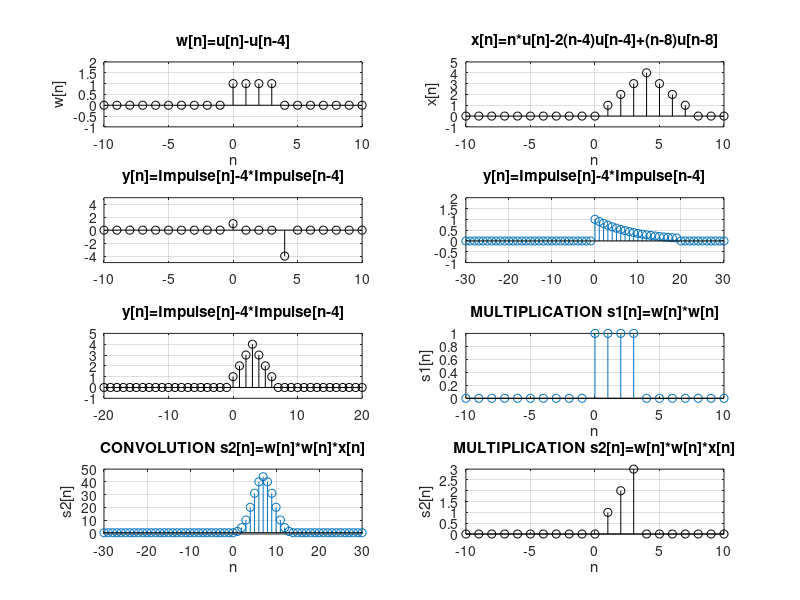

Reproduce this figure in MATLAB.
clc 
clear all 
close all
n=-10:10;
u1=[zeros(1,10),ones(1,11)];%u(n)
u2=[zeros(1,14),ones(1,7)];%u(n-4)

% i)
w=u1-u2;
subplot(4,2,1)
stem(n,w,'k')
grid on
axis([-10 10 -1 2])
title('w[n]=u[n]-u[n-4]');
ylabel('w[n]');
xlabel('n');


% ii)
u3=[zeros(1,18),ones(1,3)];%u(n-8)
x=(n.*u1)-(2.*(n-4).*u2)+((n-8).*u3);
subplot(4,2,2)
stem(n,x,'k')
grid on
axis([-10 10 -1 5])
title('x[n]=n*u[n]-2(n-4)u[n-4]+(n-8)u[n-8]')
xlabel('n')
ylabel('x[n]')


% iii)
z1=[zeros(1,10),1,zeros(1,10)];
z2=[zeros(1,14),1,zeros(1,6)];
y=z1-4*z2;
subplot(4,2,3)
stem(n,y,'k')
grid on
axis([-10 10 -5 5])
title('y[n]=Impulse[n]-4*Impulse[n-4]')


% iv)
n99=-30:30
u991=[zeros(1,30),ones(1,31)];%u(n99)
u992=[zeros(1,50),ones(1,11)];%u(n99-20)
u994=[zeros(1,50),ones(1,11)];%u(n99-20)
z=(0.9.^n99).*(u991-u994);
subplot(4,2,4)
stem(n99,z)
grid on
axis([-30 30 -1 2])
title('y[n]=Impulse[n]-4*Impulse[n-4]')


% v)convolution

s1=[conv(w,w)]
n1=-20:20
subplot(4,2,5)
stem(n1,s1,'k')
grid on
axis([-20 20 -1 5])
title('y[n]=Impulse[n]-4*Impulse[n-4]')

% v)multiplication
s1m=w.*w
subplot(4,2,6)
stem(n,s1m)
title('MULTIPLICATION s1[n]=w[n]*w[n]')
grid on
ylabel('s1[n]');
xlabel('n');


% vi)convolution
s2=conv(s1,x)
n2=-30:30
subplot(4,2,7)
stem(n2,s2)
grid on
axis([-30 30 -1 50])
title('CONVOLUTION s2[n]=w[n]*w[n]*x[n]')
ylabel('s2[n]');
xlabel('n');


% vi)multiplication
subplot(4,2,8)
s2m=w.*w.*x;
stem(n,s2m,'k')
title('MULTIPLICATION s2[n]=w[n]*w[n]*x[n]')
grid on
ylabel('s2[n]');
xlabel('n');